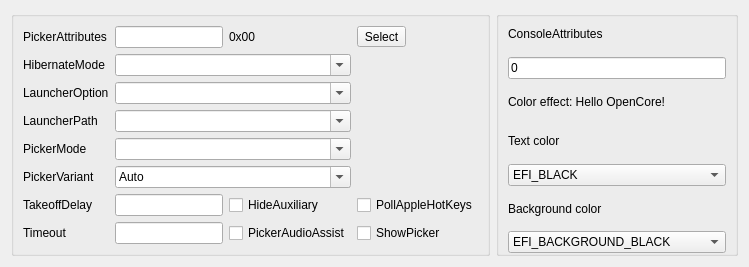
          <widget class="QWidget" name="tabMisc1">
           <attribute name="title">
            <string>Boot</string>
           </attribute>
           <layout class="QGridLayout" name="gridLayout_71">
            <item row="0" column="1">
             <widget class="QGroupBox" name="groupBox_5">
              <property name="title">
               <string/>
              </property>
              <layout class="QGridLayout" name="gridLayout_52">
               <property name="topMargin">
                <number>0</number>
               </property>
               <property name="bottomMargin">
                <number>0</number>
               </property>
               <item row="0" column="0">
                <layout class="QGridLayout" name="gridLayout_49">
                 <item row="0" column="0">
                  <widget class="QLabel" name="label_3">
                   <property name="toolTip">
                    <string>Text renderer supports colour arguments as a sum of foreground and background colours according to UEFI specification. The value of black background and black foreground (0) is reserved. List of colour names:

• 0x00 — EFI_BLACK
• 0x01 — EFI_BLUE
• 0x02 — EFI_GREEN
• 0x03 — EFI_CYAN
• 0x04 — EFI_RED
• 0x05 — EFI_MAGENTA
• 0x06 — EFI_BROWN
• 0x07 — EFI_LIGHTGRAY
• 0x08 — EFI_DARKGRAY
• 0x09 — EFI_LIGHTBLUE
• 0x0A — EFI_LIGHTGREEN
• 0x0B — EFI_LIGHTCYAN
• 0x0C — EFI_LIGHTRED
• 0x0D — EFI_LIGHTMAGENTA
• 0x0E — EFI_YELLOW
• 0x0F — EFI_WHITE
• 0x00 — EFI_BACKGROUND_BLACK
• 0x10 — EFI_BACKGROUND_BLUE
• 0x20 — EFI_BACKGROUND_GREEN
• 0x30 — EFI_BACKGROUND_CYAN
• 0x40 — EFI_BACKGROUND_RED
• 0x50 — EFI_BACKGROUND_MAGENTA
• 0x60 — EFI_BACKGROUND_BROWN
• 0x70 — EFI_BACKGROUND_LIGHTGRAY

Note: This option may not work well with System text renderer. Setting a background different from black could help testing proper GOP functioning.

----

根据UEFI，文本渲染器支持颜色参数为前景色和背景色之和的规范，保留黑色背景和黑色前景（0）的值。颜色名称列表如下:

- 0x00 - EFI_BLACK
- 0x01 - EFI_BLUE
- 0x02 - EFI_GREEN
- 0x03 - EFI_CYAN
- 0x04 - EFI_RED
- 0x05 - EFI_MAGENTA
- 0x06 - EFI_BROWN
- 0x07 - EFI_LIGHTGRAY 
- 0x08 - EFI_DARKGRAY
- 0x09 - EFI_LIGHTBLUE 
- 0x0A - EFI_LIGHTGREEN 
- 0x0B - EFI_LIGHTCYAN
- 0x0C - EFI_LIGHTRED 
- 0x0D - EFI_LIGHTMAGENTA
- 0x0E - EFI_YELLOW
- 0x0F - EFI_WHITE
- 0x00 - EFI_BACKGROUND_BLACK
- 0x10 - EFI_BACKGROUND_BLUE.
- 0x20 - EFI_BACKGROUND_GREEN
- 0x30 - EFI_BACKGROUND_CYAN
- 0x40 - EFI_BACKGROUND_RED
- 0x50 - EFI_BACKGROUND_MAGENTA
- 0x60 - EFI_BACKGROUND_BROWN
- 0x70 - EFI_BACKGROUND_LIGHTGRAY

注意：这个选项在系统文本渲染器上可能会有不好的效果。设置不同于黑色的背景可以帮助测试GOP的正常运行。</string>
                   </property>
                   <property name="statusTip">
                    <string>Sets specific attributes for console.</string>
                   </property>
                   <property name="text">
                    <string>ConsoleAttributes</string>
                   </property>
                  </widget>
                 </item>
                 <item row="3" column="0">
                  <widget class="QLabel" name="label_118">
                   <property name="text">
                    <string>Text color</string>
                   </property>
                  </widget>
                 </item>
                 <item row="1" column="0">
                  <widget class="QLineEdit" name="editIntConsoleAttributes">
                   <property name="text">
                    <string>0</string>
                   </property>
                  </widget>
                 </item>
                 <item row="5" column="0">
                  <widget class="QLabel" name="label_119">
                   <property name="text">
                    <string>Background color</string>
                   </property>
                  </widget>
                 </item>
                 <item row="6" column="0">
                  <widget class="QComboBox" name="cboxBackColor">
                   <item>
                    <property name="text">
                     <string>EFI_BACKGROUND_BLACK</string>
                    </property>
                   </item>
                   <item>
                    <property name="text">
                     <string>EFI_BACKGROUND_BLUE</string>
                    </property>
                   </item>
                   <item>
                    <property name="text">
                     <string>EFI_BACKGROUND_GREEN</string>
                    </property>
                   </item>
                   <item>
                    <property name="text">
                     <string>EFI_BACKGROUND_CYAN</string>
                    </property>
                   </item>
                   <item>
                    <property name="text">
                     <string>EFI_BACKGROUND_RED</string>
                    </property>
                   </item>
                   <item>
                    <property name="text">
                     <string>EFI_BACKGROUND_MAGENTA</string>
                    </property>
                   </item>
                   <item>
                    <property name="text">
                     <string>EFI_BACKGROUND_BROWN</string>
                    </property>
                   </item>
                   <item>
                    <property name="text">
                     <string>EFI_BACKGROUND_LIGHTGRAY</string>
                    </property>
                   </item>
                  </widget>
                 </item>
                 <item row="4" column="0">
                  <widget class="QComboBox" name="cboxTextColor">
                   <item>
                    <property name="text">
                     <string>EFI_BLACK</string>
                    </property>
                   </item>
                   <item>
                    <property name="text">
                     <string>EFI_BLUE</string>
                    </property>
                   </item>
                   <item>
                    <property name="text">
                     <string>EFI_GREEN</string>
                    </property>
                   </item>
                   <item>
                    <property name="text">
                     <string>EFI_CYAN</string>
                    </property>
                   </item>
                   <item>
                    <property name="text">
                     <string>EFI_RED</string>
                    </property>
                   </item>
                   <item>
                    <property name="text">
                     <string>EFI_MAGENTA</string>
                    </property>
                   </item>
                   <item>
                    <property name="text">
                     <string>EFI_BROWN</string>
                    </property>
                   </item>
                   <item>
                    <property name="text">
                     <string>EFI_LIGHTGRAY</string>
                    </property>
                   </item>
                   <item>
                    <property name="text">
                     <string>EFI_DARKGRAY</string>
                    </property>
                   </item>
                   <item>
                    <property name="text">
                     <string>EFI_LIGHTBLUE</string>
                    </property>
                   </item>
                   <item>
                    <property name="text">
                     <string>EFI_LIGHTGREEN</string>
                    </property>
                   </item>
                   <item>
                    <property name="text">
                     <string>EFI_LIGHTCYAN</string>
                    </property>
                   </item>
                   <item>
                    <property name="text">
                     <string>EFI_LIGHTRED</string>
                    </property>
                   </item>
                   <item>
                    <property name="text">
                     <string>EFI_LIGHTMAGENTA</string>
                    </property>
                   </item>
                   <item>
                    <property name="text">
                     <string>EFI_YELLOW</string>
                    </property>
                   </item>
                   <item>
                    <property name="text">
                     <string>EFI_WHITE</string>
                    </property>
                   </item>
                  </widget>
                 </item>
                 <item row="2" column="0">
                  <widget class="QLabel" name="lblColorEffect">
                   <property name="text">
                    <string>Color effect: Hello OpenCore!</string>
                   </property>
                  </widget>
                 </item>
                </layout>
               </item>
              </layout>
             </widget>
            </item>
            <item row="0" column="0">
             <widget class="QGroupBox" name="groupBox_10">
              <property name="title">
               <string/>
              </property>
              <layout class="QHBoxLayout" name="horizontalLayout_10">
               <item>
                <layout class="QGridLayout" name="gridLayout_58">
                 <item row="2" column="1" colspan="2">
                  <widget class="QComboBox" name="cboxLauncherOption">
                   <property name="editable">
                    <bool>true</bool>
                   </property>
                  </widget>
                 </item>
                 <item row="13" column="1">
                  <widget class="QLineEdit" name="editIntTimeout"/>
                 </item>
                 <item row="0" column="2">
                  <widget class="QLabel" name="lblPickerAttributes">
                   <property name="text">
                    <string>0x00</string>
                   </property>
                  </widget>
                 </item>
                 <item row="13" column="0">
                  <widget class="QLabel" name="label_7">
                   <property name="toolTip">
                    <string notr="true"> Timeout in seconds in boot picker before automatic booting of the default boot entry. Use 0 to  disable timer.

----

 在引导选择器中，默认引导条目自动启动前的超时时间，以秒为单位。使用0来禁用定时器。</string>
                   </property>
                   <property name="statusTip">
                    <string> Timeout in seconds in boot picker before automatic booting of the default boot entry. Use 0 to
 disable timer.</string>
                   </property>
                   <property name="text">
                    <string>Timeout</string>
                   </property>
                  </widget>
                 </item>
                 <item row="1" column="0">
                  <widget class="QLabel" name="label_4">
                   <property name="toolTip">
                    <string notr="true">Description: Hibernation detection mode. The following modes are supported:

• None — Avoid hibernation for your own good.
• Auto — Use RTC and NVRAM detection.
• RTC — Use RTC detection.
• NVRAM — Use NVRAM detection.

----

休眠检测模式，支持以下模式：

- None - 为了自己的便利避免休眠。
- Auto - 使用 RTC 和 NVRAM 检测。
- RTC - 使用 RTC 检测。
- NVRAM - 使用 NVRAM 检测。</string>
                   </property>
                   <property name="statusTip">
                    <string>Hibernation detection mode. </string>
                   </property>
                   <property name="text">
                    <string>HibernateMode</string>
                   </property>
                  </widget>
                 </item>
                 <item row="12" column="0">
                  <widget class="QLabel" name="label_8">
                   <property name="toolTip">
                    <string notr="true">Introducing a delay may give extra time to hold the right action hotkey sequence to e.g. boot to recovery mode.

On some platforms setting this option to at least 5000-10000 microseconds may be necessary to access action hotkeys at all due to the nature of the keyboard driver.

----

引入延迟可能会提供额外的时间来保持正确的动作热键序列，例如启动到恢复模式。

在某些平台上，由于键盘驱动程序的特性，将该选项设置为至少5000-10000微秒可能是访问操作热键所必需的。</string>
                   </property>
                   <property name="statusTip">
                    <string>Delay in microseconds performed before handling picker startup and action hotkeys.</string>
                   </property>
                   <property name="text">
                    <string>TakeoffDelay</string>
                   </property>
                  </widget>
                 </item>
                 <item row="11" column="0">
                  <widget class="QLabel" name="label_10">
                   <property name="toolTip">
                    <string notr="true">Type: plist string

Description: Choose specific icon set to be used for boot management.
An icon set is a directory path relative to Resources\Image, where the icons and an optional manifest are located. It is recommended for the artists to use provide their sets in the Vendor\Set format, e.g.
Acidanthera\GoldenGate.
Sample resources provided as a part of OcBinaryData repository provide the following icon set:
• Acidanthera\GoldenGate — macOS 11 styled icon set.
• Acidanthera\Syrah — macOS 10.10 styled icon set.
• Acidanthera\Chardonnay — macOS 10.4 styled icon set.
For convenience purposes there also are predefined aliases:
• Auto — Automatically select one set of icons based on the DefaultBackground colour: Acidanthera\GoldenGate
for Syrah Black and Acidanthera\Chardonnay for Light Gray.
• Default — Acidanthera\GoldenGate.
----
类型：plist字符串

描述：选择特定的图标集，用于启动管理。
图标集是一个相对于Resources/Image的目录路径，其中的图标和一个可选的清单位于其中。我们建议艺术家使用Vendor/Set格式提供他们的图标集，例如
Acidanthera\GoldenGate。
作为OcBinaryData资源库的一部分提供的样本资源提供了以下图标集。
- Acidanthera\GoldenGate - macOS 11风格的图标集。
- Acidanthera\Syrah - macOS 10.10风格的图标集。
- Acidanthera\Chardonnay - macOS 10.4风格的图标集。
为了方便起见，还有一些预定义的别名。
- Auto - 根据DefaultBackground颜色自动选择一组图标。Acidanthera/GoldenGate
用于Syrah黑色，Acidanthera\Chardonnay用于浅灰色。
- Default - Acidanthera\GoldenGate。</string>
                   </property>
                   <property name="statusTip">
                    <string> Choose specific icon set used for boot management.</string>
                   </property>
                   <property name="text">
                    <string>PickerVariant</string>
                   </property>
                  </widget>
                 </item>
                 <item row="0" column="3">
                  <widget class="QToolButton" name="btnPickerAttributes">
                   <property name="text">
                    <string>Select</string>
                   </property>
                  </widget>
                 </item>
                 <item row="3" column="0">
                  <widget class="QLabel" name="label_15">
                   <property name="toolTip">
                    <string notr="true">Default stays for launched OpenCore.efi, any other path, e.g. EFILauncher.efi, can be used to provide custom loaders, which are supposed to load OpenCore.efi themselves.

----

默认停留在启动的OpenCore.efi上，任何其他路径，例如EFILauncher.efi，都可以用来提供自定义的加载器，这些加载器应该自己加载OpenCore.efi。</string>
                   </property>
                   <property name="statusTip">
                    <string>Launch path for LauncherOption.</string>
                   </property>
                   <property name="text">
                    <string>LauncherPath</string>
                   </property>
                  </widget>
                 </item>
                 <item row="11" column="1" colspan="2">
                  <widget class="QComboBox" name="cboxPickerVariant">
                   <property name="editable">
                    <bool>true</bool>
                   </property>
                   <item>
                    <property name="text">
                     <string>Auto</string>
                    </property>
                   </item>
                   <item>
                    <property name="text">
                     <string>Default</string>
                    </property>
                   </item>
                   <item>
                    <property name="text">
                     <string>Acidanthera\GoldenGate</string>
                    </property>
                   </item>
                   <item>
                    <property name="text">
                     <string>Acidanthera\Syrah</string>
                    </property>
                   </item>
                   <item>
                    <property name="text">
                     <string>Acidanthera\Chardonnay</string>
                    </property>
                   </item>
                  </widget>
                 </item>
                 <item row="0" column="1">
                  <widget class="QLineEdit" name="editIntPickerAttributes">
                   <property name="minimumSize">
                    <size>
                     <width>0</width>
                     <height>0</height>
                    </size>
                   </property>
                   <property name="maximumSize">
                    <size>
                     <width>16777215</width>
                     <height>16777215</height>
                    </size>
                   </property>
                  </widget>
                 </item>
                 <item row="0" column="0">
                  <widget class="QLabel" name="label_5">
                   <property name="toolTip">
                    <string notr="true">Description: Sets specific attributes for the OpenCore picker.

Different OpenCore pickers may be configured through the attribute mask containing OpenCore-reserved (BIT0~BIT15) and OEM-specific (BIT16~BIT31) values.

----

说明：设置OpenCore picker的特定属性。

可以通过包含 OpenCore 保留值 (BIT0~BIT15) 和 OEM 特定值 (BIT16~BIT31) 的属性掩码来配置不同的 OpenCore pickers。

</string>
                   </property>
                   <property name="statusTip">
                    <string>Sets specific attributes for picker.</string>
                   </property>
                   <property name="text">
                    <string>PickerAttributes</string>
                   </property>
                  </widget>
                 </item>
                 <item row="1" column="1" colspan="2">
                  <widget class="QComboBox" name="cboxHibernateMode">
                   <property name="editable">
                    <bool>true</bool>
                   </property>
                  </widget>
                 </item>
                 <item row="10" column="0">
                  <widget class="QLabel" name="label_6">
                   <property name="toolTip">
                    <string notr="true">Picker describes underlying boot management with an optional user interface responsible for handling boot options. The following values are supported:

• Builtin — boot management is handled by OpenCore, a simple text only user interface is used.
• External — an external boot management protocol is used if available. Otherwise Builtin mode is used.
• Apple — Apple boot management is used if available. Otherwise Builtin mode is used.

----

Picker描述了底层的引导管理，有一个可选的用户界面负责处理引导选项。支持以下值：

- Builtin - 引导管理由 OpenCore 处理，使用简单的文本用户界面。
- External - 如果可用，则使用外部引导管理协议。否则将使用 Builtin 模式。
- Apple - 如果可用，则使用 Apple 的启动管理。否则使用Builtin模式。</string>
                   </property>
                   <property name="statusTip">
                    <string> Choose boot picker used for boot management.</string>
                   </property>
                   <property name="text">
                    <string>PickerMode</string>
                   </property>
                  </widget>
                 </item>
                 <item row="2" column="0">
                  <widget class="QLabel" name="label_108">
                   <property name="toolTip">
                    <string notr="true">Description: Register the launcher option in the firmware preferences for persistence.

Valid values:
• Disabled — do nothing.

• Full — create or update the top priority boot option in UEFI variable storage at bootloader startup.
– For this option to work, RequestBootVarRouting is required to be enabled.

• Short — create a short boot option instead of a complete one.
– This variant is useful for some older types of firmware, typically from Insyde, that are unable to manage full device paths.

• System — create no boot option but assume specified custom option is blessed.
– This variant is useful when relying on ForceBooterSignature quirk and OpenCore launcher path management happens through bless utilities without involving OpenCore.

This option allows integration with third-party operating system installation and upgrades (which may overwrite the \EFI\BOOT\BOOTx64.efi file). The BOOTx64.efi file is no longer used for bootstrapping OpenCore if a custom option is created. The custom path used for bootstrapping can be specified by using the LauncherPath option.

Note 1 : Some types of firmware may have NVRAM implementation flaws, no boot option support, or other incompatibilities. While unlikely, the use of this option may result in boot failures and should only be used exclusively on boards known to be compatible. Refer to acidanthera/bugtracker#1222 for some known issues affecting Haswell and other boards.

Note 2 : While NVRAM resets executed from OpenCore would not typically erase the boot option created in Bootstrap, executing NVRAM resets prior to loading OpenCore will erase the boot option. Therefore, for significant implementation updates, such as was the case with OpenCore 0.6.4, an NVRAM reset should be executed with Bootstrap disabled, after which it can be re-enabled.

----

说明：在固件偏好设置中注册启动器选项，以实现持久化。

有效值：

- Disabled - 不做任何事情。

- Full - 在启动器启动时在 UEFI 变量存储中创建或更新最高优先级的启动选项。为了使这个选项发挥作用，需要启用 RequestBootVarRouting。

- Short - 创建一个短的启动选项，而不是一个完整的启动选项。这个变量对一些旧固件很有用，尤其是Insyde，但也可能对其他无法处理完整设备路径的固件有用。

-System-不创建引导选项，但假设指定的自定义选项是受保护的。

该选项提供了与第三方操作系统的集成，并在第三方操作系统覆盖EFIBOOTBOOTx64.efi文件时进行安装和升级。通过在这个文件中创建一个自定义选项，路径变得不再用于引导OpenCore。用于启动的路径在LauncherPath选项中指定。

 注1：某些类型的固件可能有错误的NVRAM，不支持启动选项，或其他不兼容的情况。虽然不太可能，但使用这个选项可能会导致启动失败。这个选项应该在没有任何保证的情况下，只在已知兼容的板子上使用。查看 acidanthera/bugtracker#1222，了解一些已知的Haswell和其他板卡的问题。

注2：请注意，虽然从OpenCore执行的NVRAM重置不应清除在Bootstrap中创建的启动选项，但在加载OpenCore之前执行NVRAM重置将删除它。对于重要的实现更新（例如在OpenCore 0.6.4中），确保在重新启用之前，在禁用Bootstrap的情况下执行NVRAM重置。</string>
                   </property>
                   <property name="statusTip">
                    <string> Register the launcher option in the firmware preferences for persistence.</string>
                   </property>
                   <property name="text">
                    <string>LauncherOption</string>
                   </property>
                  </widget>
                 </item>
                 <item row="10" column="1" colspan="2">
                  <widget class="QComboBox" name="cboxPickerMode">
                   <property name="editable">
                    <bool>true</bool>
                   </property>
                  </widget>
                 </item>
                 <item row="12" column="1">
                  <widget class="QLineEdit" name="editIntTakeoffDelay"/>
                 </item>
                 <item row="3" column="1" colspan="2">
                  <widget class="QComboBox" name="cboxLauncherPath">
                   <property name="editable">
                    <bool>true</bool>
                   </property>
                  </widget>
                 </item>
                 <item row="12" column="2">
                  <widget class="QCheckBox" name="chkHideAuxiliary">
                   <property name="toolTip">
                    <string notr="true">An entry is considered auxiliary when at least one of the following applies:

• Entry is macOS recovery.
• Entry is macOS Time Machine.
• Entry is explicitly marked as Auxiliary. 
• Entry is system (e.g. Reset NVRAM).

To see all entries picker menu needs to be reloaded in extended mode by pressing Spacebar key. Hiding auxiliary entries may increase boot performance for multidisk systems.

----

当至少有一项适用于以下情况时，一个条目被认为是辅助性的：

- 条目是macOS恢复。
- 条目是 macOS Time Machine。
- 条目被明确标记为辅助。
- 条目是系统（如重置NVRAM）。

要查看所有条目，需要在扩展模式下按空格键重新加载选择器菜单。隐藏辅助项可能会提高多盘系统的启动性能。</string>
                   </property>
                   <property name="statusTip">
                    <string>Hides auxiliary entries from picker menu by default.</string>
                   </property>
                   <property name="text">
                    <string>HideAuxiliary</string>
                   </property>
                  </widget>
                 </item>
                 <item row="12" column="3">
                  <widget class="QCheckBox" name="chkPollAppleHotKeys">
                   <property name="toolTip">
                    <string notr="true">In addition to action hotkeys, which are partially described in PickerMode section and are normally handled by Apple BDS, there exist modifier keys, which are handled by operating system bootloader, namely boot.efi.

These keys allow to change operating system behaviour by providing different boot modes.

On some firmwares it may be problematic to use modifier keys due to driver incompatibilities. To workaround this problem this option allows registering select hotkeys in a more permissive manner from within boot picker.

Such extensions include the support of tapping on keys in addition to holding and pressing Shift along with other keys instead of just Shift alone, which is not detectible on many PS/2 keyboards. This list of known modifier hotkeys includes:

• CMD+C+MINUS — disable board compatibility checking.
• CMD+K — boot release kernel, similar to kcsuffix=release. 
• CMD+S — single user mode.
• CMD+S+MINUS — disable KASLR slide, requires disabled SIP.
• CMD+V — verbose mode.
• Shift — safe mode.

----

除了在 PickerMode 部分描述的、通常由 Apple BDS 处理的动作热键之外，还存在由操作系统 bootloader 处理的修饰键，即 boot.efi。

这些键允许通过提供不同的启动模式来改变操作系统的行为。

在某些固件上，由于驱动程序不兼容，使用修改键可能会有问题。为了解决这个问题，这个选项允许在 Boot picker 中以一种更允许的方式注册选定的热键。

这样的扩展包括支持除了按住Shift键之外，还可以和其他键一起按住Shift键，而不是只按Shift键，这在许多PS/2键盘上是不可检测的。这个已知的修饰热键列表包括：

- CMD+C+MINUS--禁用电路板兼容性检查。
- CMD+K--启动释放内核，类似于kcsuffix=release。
- CMD+S - 单用户模式。
- CMD+S+MINUS - 禁用KASLR幻灯片，需要禁用SIP。
- CMD+V - verbose模式。
- Shift - 安全模式。</string>
                   </property>
                   <property name="statusTip">
                    <string> Enable modifier hotkey handling in boot picker.</string>
                   </property>
                   <property name="text">
                    <string>PollAppleHotKeys</string>
                   </property>
                  </widget>
                 </item>
                 <item row="13" column="2">
                  <widget class="QCheckBox" name="chkPickerAudioAssist">
                   <property name="toolTip">
                    <string notr="true">Description: Enable screen reader by default in the OpenCore picker.

For the macOS bootloader, screen reader preference is set in the preferences.efires archive in the isVOEnabled.int32 file and is controlled by the operating system. 

For OpenCore screen reader support, this option is an independent equivalent. Toggling screen reader support in both the OpenCore picker and the macOS bootloader FileVault 2 login window can also be done by using the Command + F5 key combination.

Note: The screen reader requires working audio support. Refer to the UEFI Audio Properties section for more details.

----

说明：在OpenCore选择器中默认启用屏幕阅读器。

对于 macOS 引导加载器，屏幕阅读器偏好设置在 isVOEnabled.int32 文件中的 preferences.efires 档案中，并由操作系统控制。

对于OpenCore屏幕阅读器支持，该选项是一个独立的等价物。在OpenCore选取器和macOS bootloader FileVault 2登录窗口中切换屏幕阅读器支持也可以通过使用Command + F5组合键来完成。

注意：屏幕阅读器需要有效的音频支持。请参阅UEFI音频属性部分了解更多细节。</string>
                   </property>
                   <property name="statusTip">
                    <string>Enable screen reader by default in boot picker.</string>
                   </property>
                   <property name="text">
                    <string>PickerAudioAssist</string>
                   </property>
                  </widget>
                 </item>
                 <item row="13" column="3">
                  <widget class="QCheckBox" name="chkShowPicker">
                   <property name="toolTip">
                    <string notr="true">Show simple boot picker to allow boot entry selection.

----

显示简单的引导选择器，以允许选择进入引导。</string>
                   </property>
                   <property name="statusTip">
                    <string> Show simple boot picker to allow boot entry selection.</string>
                   </property>
                   <property name="text">
                    <string>ShowPicker</string>
                   </property>
                  </widget>
                 </item>
                </layout>
               </item>
              </layout>
             </widget>
            </item>
           </layout>
          </widget>
